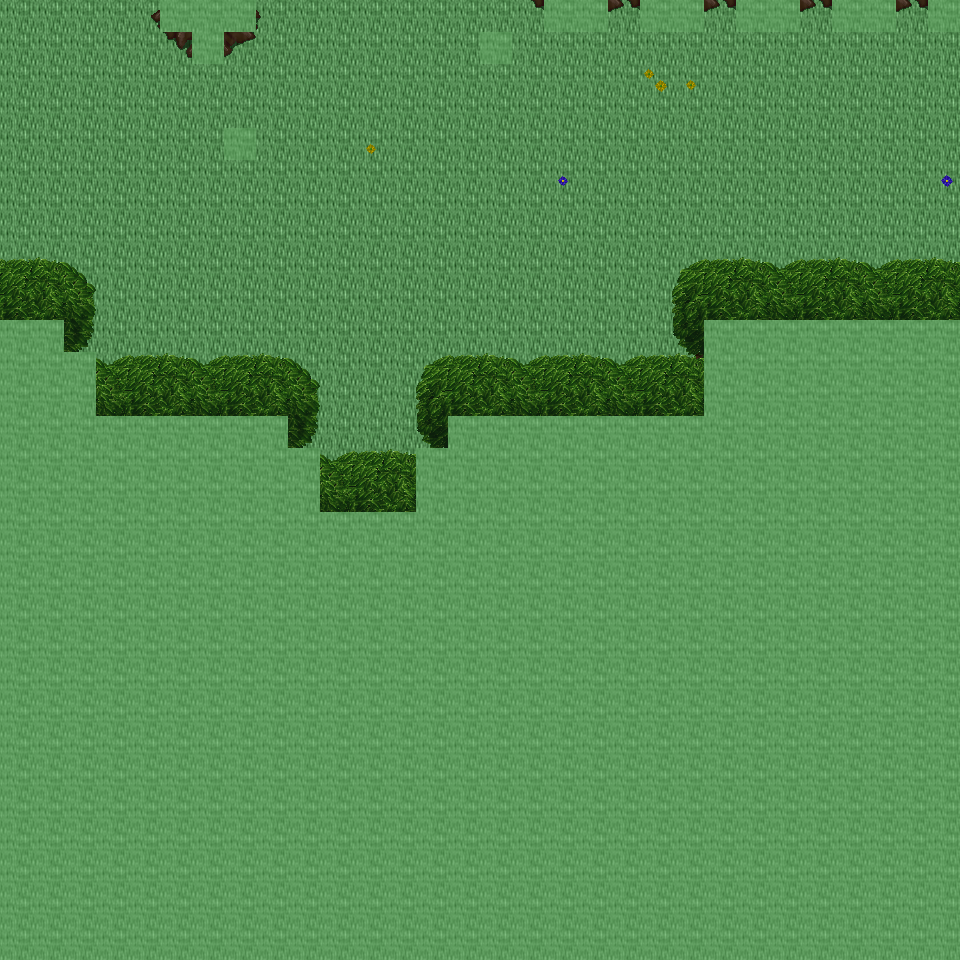

Rendered tile map (Tiled .tmx) drawn with the repository's tilesets; below, a short description and the map source with its tile grids summarised:
An orthogonal 30x30 tile map with 32x32 px tiles, 6 tile layers (Ground, Object, Object2, Above, ...), 21 tilesets and 8 objects (8x mapExit).

<map version="1.0" orientation="orthogonal" renderorder="right-down" width="30" height="30" tilewidth="32" tileheight="32" nextobjectid="9">
  <tileset firstgid="1" name="tileset_ground_ground" tilewidth="32" tileheight="32" tilecount="33" columns="3">
    <image source="../drawable/tileset_ground_ground.png" width="96" height="352" />
  </tileset>
  <tileset firstgid="34" name="tileset_ground_water_pool" tilewidth="32" tileheight="32" tilecount="72" columns="3">
    <image source="../drawable/tileset_ground_water_pool.png" width="96" height="768" />
  </tileset>
  <tileset firstgid="106" name="tileset_ground_ridge_earth_dark" tilewidth="32" tileheight="32" tilecount="96" columns="12">
    <image source="../drawable/tileset_ground_ridge_earth_dark.png" width="384" height="256" />
  </tileset>
  <tileset firstgid="202" name="tileset_ground_grass_edges" tilewidth="32" tileheight="32" tilecount="36" columns="12">
    <image source="../drawable/tileset_ground_grass_edges.png" width="384" height="96" />
  </tileset>
  <tileset firstgid="238" name="tileset_ground_earth_edges" tilewidth="32" tileheight="32" tilecount="18" columns="6">
    <image source="../drawable/tileset_ground_earth_edges.png" width="192" height="96" />
  </tileset>
  <tileset firstgid="256" name="tileset_ground_grass_corners" tilewidth="32" tileheight="32" tilecount="24" columns="6">
    <image source="../drawable/tileset_ground_grass_corners.png" width="192" height="128" />
  </tileset>
  <tileset firstgid="280" name="tileset_plant_flower_daisy_blue" tilewidth="32" tileheight="32" tilecount="8" columns="2">
    <image source="../drawable/tileset_plant_flower_daisy_blue.png" width="64" height="128" />
  </tileset>
  <tileset firstgid="288" name="tileset_plant_flower_daisy_yellow" tilewidth="32" tileheight="32" tilecount="8" columns="2">
    <image source="../drawable/tileset_plant_flower_daisy_yellow.png" width="64" height="128" />
  </tileset>
  <tileset firstgid="296" name="tileset_plant_bush_bushes" tilewidth="32" tileheight="32" tilecount="10" columns="5">
    <image source="../drawable/tileset_plant_bush_bushes.png" width="160" height="64" />
  </tileset>
  <tileset firstgid="306" name="tileset_plant_flower_daisy_red" tilewidth="32" tileheight="32" tilecount="8" columns="2">
    <image source="../drawable/tileset_plant_flower_daisy_red.png" width="64" height="128" />
  </tileset>
  <tileset firstgid="314" name="tileset_plant_flower_daisy_white" tilewidth="32" tileheight="32" tilecount="8" columns="2">
    <image source="../drawable/tileset_plant_flower_daisy_white.png" width="64" height="128" />
  </tileset>
  <tileset firstgid="322" name="tileset_logic_collision" tilewidth="32" tileheight="32" tilecount="1" columns="1">
    <image source="../drawable/tileset_logic_collision.png" width="32" height="32" />
  </tileset>
  <tileset firstgid="323" name="tileset_plant_tree_tree_green" tilewidth="32" tileheight="32" tilecount="88" columns="8">
    <image source="../drawable/tileset_plant_tree_tree_green.png" width="256" height="352" />
  </tileset>
  <tileset firstgid="411" name="tileset_building_castle" tilewidth="32" tileheight="32" tilecount="320" columns="20">
    <image source="../drawable/tileset_building_castle.png" width="640" height="512" />
  </tileset>
  <tileset firstgid="731" name="tileset_object_tent" tilewidth="32" tileheight="32" tilecount="9" columns="3">
    <image source="../drawable/tileset_object_tent.png" width="96" height="96" />
  </tileset>
  <tileset firstgid="740" name="tileset_logic_item_sheepfood" tilewidth="32" tileheight="32" tilecount="1" columns="1">
    <image source="../drawable/tileset_logic_item_sheepfood.png" width="32" height="32" />
  </tileset>
  <tileset firstgid="741" name="tileset_logic_creature_fairy" tilewidth="32" tileheight="32" tilecount="4" columns="4">
    <image source="../drawable/tileset_logic_creature_fairy.png" width="128" height="32" />
  </tileset>
  <tileset firstgid="745" name="tileset_logic_item_resources" tilewidth="32" tileheight="32" tilecount="6" columns="6">
    <image source="../drawable/tileset_logic_item_resources.png" width="192" height="32" />
  </tileset>
  <tileset firstgid="751" name="tileset_logic_portal" tilewidth="32" tileheight="32" tilecount="24" columns="8">
    <image source="../drawable/tileset_logic_portal.png" width="256" height="96" />
  </tileset>
  <tileset firstgid="775" name="tileset_ground_green_paving" tilewidth="32" tileheight="32" tilecount="18" columns="3">
    <image source="../drawable/tileset_ground_green_paving.png" width="96" height="192" />
  </tileset>
  <tileset firstgid="793" name="tileset_logic_protection" tilewidth="32" tileheight="32" tilecount="2" columns="2">
    <image source="../drawable/tileset_logic_protection.png" width="64" height="32" />
  </tileset>
  <layer name="Ground" width="30" height="30">
    <data>[900 cells, 900 non-empty, 1 distinct tile ids]</data>
  </layer>
  <layer name="Object" width="30" height="30">
    <data>[900 cells, 34 non-empty, 16 distinct tile ids]</data>
  </layer>
  <layer name="Object2" width="30" height="30">
    <data>[900 cells, 0 non-empty, 0 distinct tile ids]</data>
  </layer>
  <layer name="Above" width="30" height="30">
    <data>[900 cells, 600 non-empty, 21 distinct tile ids]</data>
  </layer>
  <layer name="Above2" width="30" height="30">
    <data>[900 cells, 0 non-empty, 0 distinct tile ids]</data>
  </layer>
  <layer name="Walkable" width="30" height="30">
    <data>[900 cells, 546 non-empty, 1 distinct tile ids]</data>
  </layer>
  <objectgroup name="MapEvents">
    <object id="1" name="north" type="mapExit" x="0" y="0" width="160" height="32">
      <properties>
        <property name="map" value="level_0_x105_y112" />
        <property name="x" value="0" />
        <property name="y" value="28" />
      </properties>
    </object>
    <object id="2" name="north2" type="mapExit" x="256" y="0" width="288" height="32">
      <properties>
        <property name="map" value="level_0_x105_y112" />
        <property name="x" value="8" />
        <property name="y" value="28" />
      </properties>
    </object>
    <object id="3" name="north3" type="mapExit" x="608" y="0" width="32" height="32">
      <properties>
        <property name="map" value="level_0_x105_y112" />
        <property name="x" value="19" />
        <property name="y" value="28" />
      </properties>
    </object>
    <object id="4" name="north4" type="mapExit" x="704" y="0" width="32" height="32">
      <properties>
        <property name="map" value="level_0_x105_y112" />
        <property name="x" value="22" />
        <property name="y" value="28" />
      </properties>
    </object>
    <object id="5" name="north5" type="mapExit" x="800" y="0" width="32" height="32">
      <properties>
        <property name="map" value="level_0_x105_y112" />
        <property name="x" value="25" />
        <property name="y" value="28" />
      </properties>
    </object>
    <object id="6" name="north6" type="mapExit" x="896" y="0" width="32" height="32">
      <properties>
        <property name="map" value="level_0_x105_y112" />
        <property name="x" value="28" />
        <property name="y" value="28" />
      </properties>
    </object>
    <object id="7" name="west" type="mapExit" x="0" y="0" width="32" height="320">
      <properties>
        <property name="map" value="level_0_x104_y113" />
        <property name="x" value="28" />
        <property name="y" value="0" />
      </properties>
    </object>
    <object id="8" name="east" type="mapExit" x="928" y="32" width="32" height="288">
      <properties>
        <property name="map" value="level_0_x106_y113" />
        <property name="x" value="1" />
        <property name="y" value="1" />
      </properties>
    </object>
  </objectgroup>
</map>
